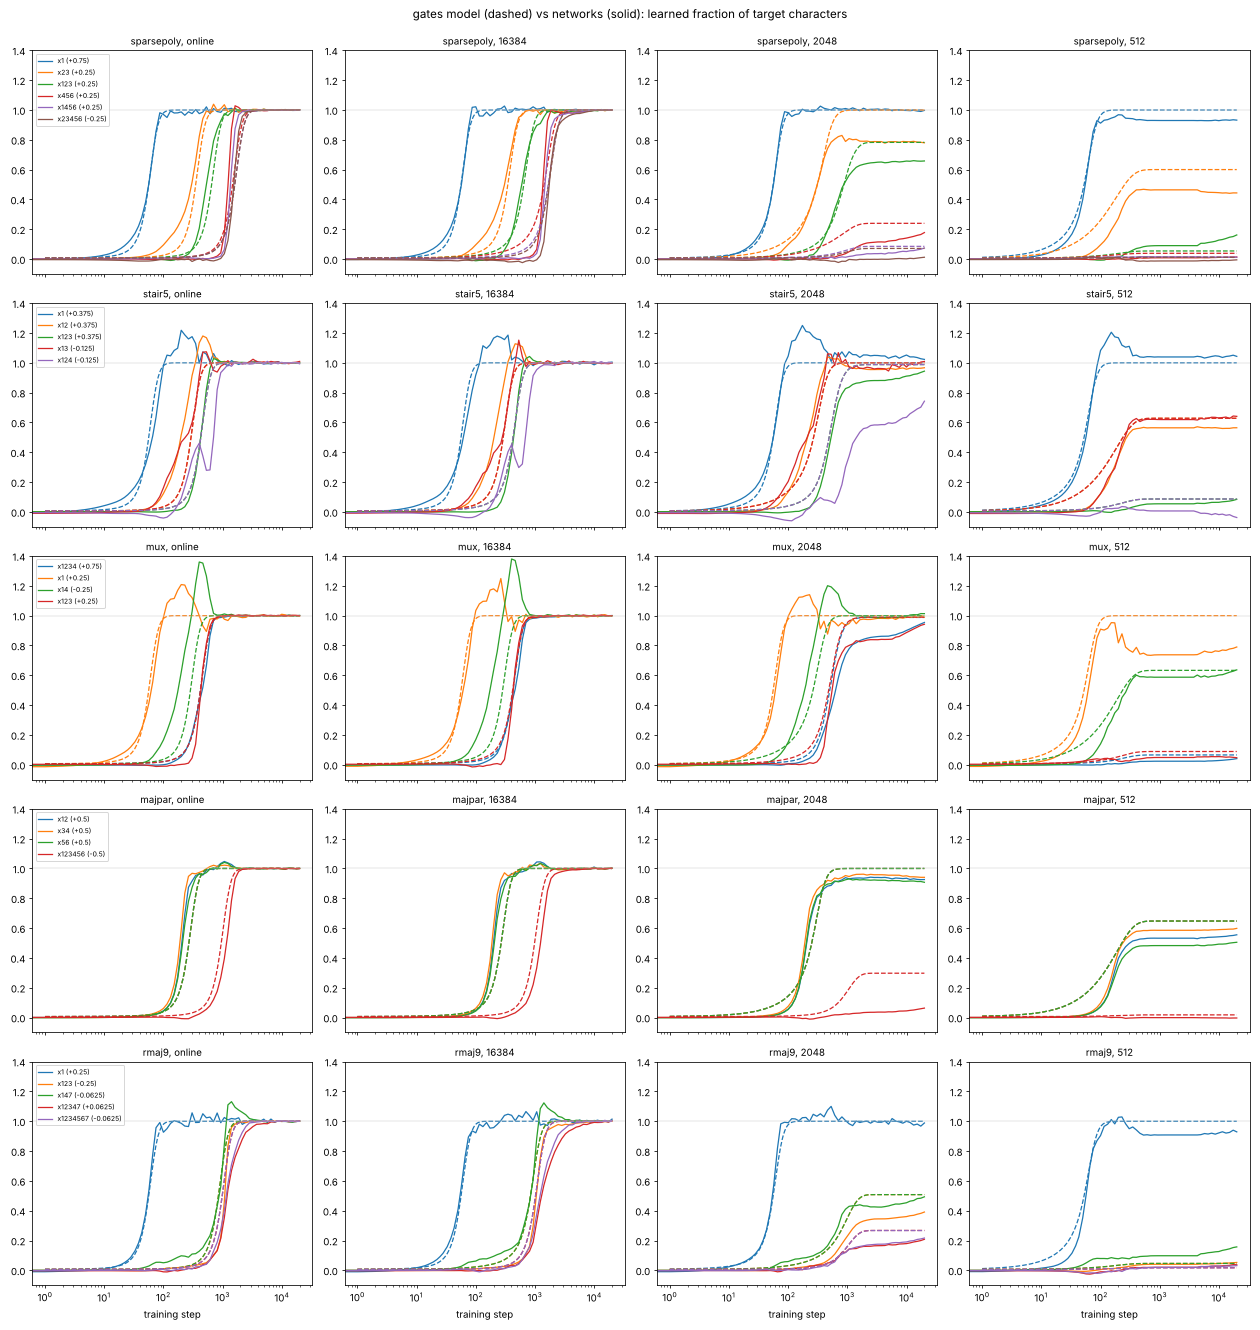

Reproduce this figure in Python.
"""figure.png: model (dashed) vs networks (solid, seed mean) learned fraction of the largest target characters, for the
five calibration targets x four conditions.  python figure.py"""
import os, sys
import numpy as np
import matplotlib
matplotlib.use("Agg")
import matplotlib.pyplot as plt
HERE = os.path.dirname(os.path.abspath(__file__))
sys.path.insert(0, HERE)
import gates as G
import fit as F


def main(out=os.path.join(HERE, "figure.png")):
    fig, ax = plt.subplots(5, 4, figsize=(18, 19), sharex=True)
    for i, fn in enumerate(F.FNS):
        pred, ev, T = G.predict(fn)
        for j, cond in enumerate(G.CONDS):
            r = F.ref(fn, cond); C, yh, supp = r["C"], r["yh"], r["supp"]
            st, f = pred[cond]
            cm = f @ C / len(r["y"]); cn = r["f"] @ C / len(r["y"])
            # one curve per distinct (coefficient, escape event): largest coefficients first, at most 8
            order = sorted(supp, key=lambda q: -abs(yh[q]))
            seen, keep = set(), []
            evmap = {q: e for e, (_, _, _, js) in enumerate(ev) for q in js}
            for q in order:
                key = (round(yh[q], 4), evmap.get(q))
                if key not in seen:
                    seen.add(key); keep.append(q)
            for k, q in enumerate(keep[:8]):
                name = "x" + "".join(str(T["R"][a] + 1) for a in T["subs"][q])
                ax[i, j].plot(r["steps"], cn[:, q] / yh[q], color=f"C{k}", lw=1.3, label=f"{name} ({yh[q]:+.3g})")
                ax[i, j].plot(st, cm[:, q] / yh[q], color=f"C{k}", lw=1.3, ls="--")
            ax[i, j].set_xscale("log"); ax[i, j].set_ylim(-0.1, 1.4); ax[i, j].axhline(1, color="0.8", lw=0.5)
            ax[i, j].set_title(f"{fn}, {cond}", fontsize=10)
            if j == 0:
                ax[i, j].legend(fontsize=7, loc="upper left")
    for j in range(4):
        ax[-1, j].set_xlabel("training step")
    fig.suptitle("gates model (dashed) vs networks (solid): learned fraction of target characters", y=0.995)
    plt.tight_layout(); plt.savefig(out, dpi=70)


if __name__ == "__main__":
    main()
